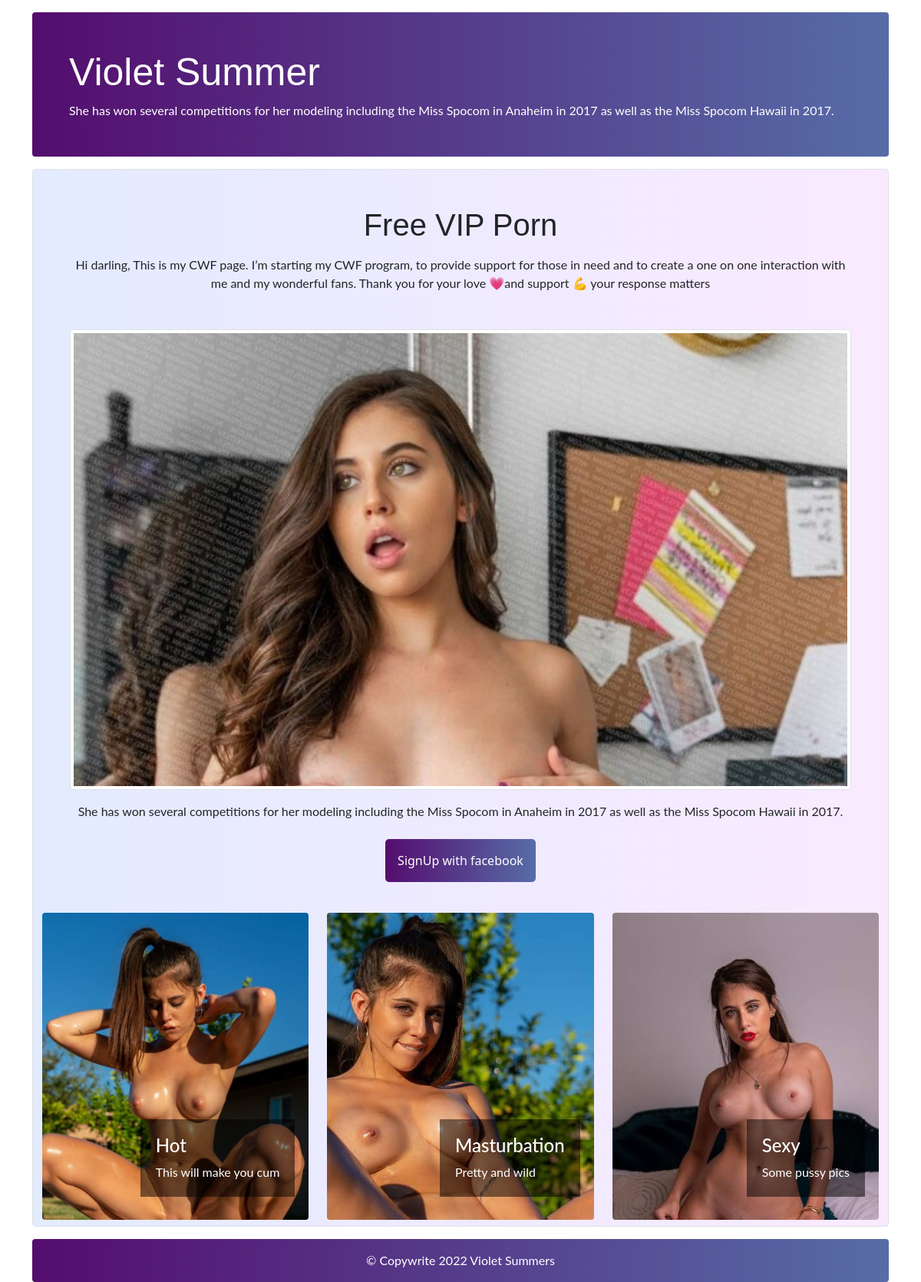
Before: / with the older database file.
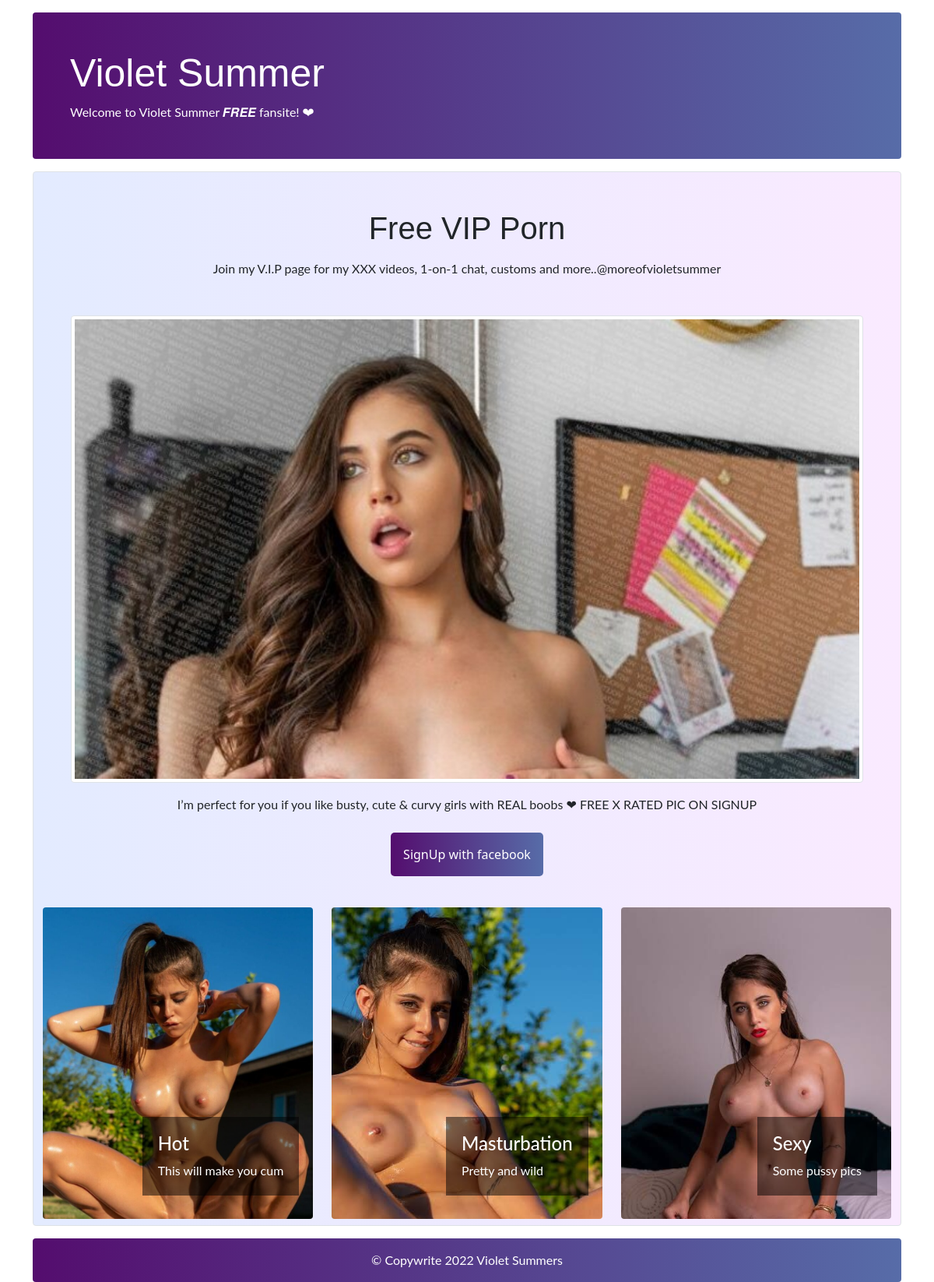
After: the same page with the newer database file.
### mysite/models.py (models this page shows)
class SiteContent(models.Model):
	title = models.CharField(max_length=120)
	description_text = models.TextField()
	headerbackgroungimage = models.ImageField(upload_to='static/images/')
	heading = models.CharField(max_length=120)
	bodytext1 = models.TextField()
	image1 = models.ImageField(upload_to='static/images/')
	bodytext2 = models.TextField()
	image2 = models.ImageField(upload_to='static/images/', blank=True, null=True)
	image3 = models.ImageField(upload_to='static/images/', blank=True, null=True)
	image4 = models.ImageField(upload_to='static/images/', blank=True, null=True)
	image5 = models.ImageField(upload_to='static/images/', blank=True, null=True)
	image6 = models.ImageField(upload_to='static/images/', blank=True, null=True)
	image7 = models.ImageField(upload_to='static/images/', blank=True, null=True)
	image8 = models.ImageField(upload_to='static/images/', blank=True, null=True)
	image9 = models.ImageField(upload_to='static/images/', blank=True, null=True)
	image10 = models.ImageField(upload_to='static/images/', blank=True, null=True)
	image11 = models.ImageField(upload_to='static/images/', blank=True, null=True)
	image12 = models.ImageField(upload_to='static/images/', blank=True, null=True)
	image13 = models.ImageField(upload_to='static/images/', blank=True, null=True)
	copywrite = models.CharField(max_length=120)

### mysite/views.py (the view)
# urls.py: path('', home_view, name='home'),
def home_view(request):
	sc = SiteContent.objects.get(id = 1)
	print(get_client_ip(request))
	context = {
		'sc' : sc
	}
	return render(request, 'home.html', context)

### mysite/views.py (called while the page is built)
def get_client_ip(request):
    x_forwarded_for = request.META.get('HTTP_X_FORWARDED_FOR')
    if x_forwarded_for:
        ip = x_forwarded_for.split(',')[0]
    else:
        ip = request.META.get('REMOTE_ADDR')
    return ip

### templates/home.html (shortened to what this page needs)
<!DOCTYPE html>
<html>
<head>
	<link href="https://cdn.jsdelivr.net/npm/bootstrap@5.1.3/dist/css/bootstrap.min.css" rel="stylesheet">
  {% load static %}
</head>
<body style="background: #fff;">
	<div class="container">
		<div class="header p-5 mt-3 text-white rounded">
			<h1>{{ sc.title }}</h1>
			<p>{{ sc.description_text }}</p>
		</div>
		<div class="section mt-3 mb-3 bg-light border rounded">
			<div class="px-5 pt-5 mb-5 text-center">
				<h2 class="mb-3">{{ sc.heading }}</h2>
				<p>{{ sc.bodytext1 }}</p>
			</div>
			<div class="mb-3 px-5 text-center">
		    <div class="fakeimg"><img class="img-fluid img-thumbnail large_image" src='{{ sc.image1.url }}'></div>
		    <p class="mt-3">{{ sc.bodytext2 }}</p>
		    <a class='mylink' href="{% url 'facebook' %}">
		    	<button type="button" class="my-4 p-3 mybtn">SignUp with facebook</button>
		    </a>
		  </div>
	  	<div class="row mx-auto pb">
	  		<div class="col-sm mb-2 d-block box_image">
	  			<img class="img-fluid rounded small_image" src='{{ sc.image2.url }}'>
	  			<div class="text_block">
				    <h4>Hot</h4>
				    <p>This will make you cum</p>
				  </div>
	  		</div>
		    <div class="col-sm mb-2 d-block box_image">
		    	<img class="img-fluid rounded small_image" src='{{ sc.image3.url }}'>
		    	<div class="text_block">
				    <h4>Masturbation</h4>
				    <p>Pretty and wild</p>
				  </div>
		    </div>
		    <div class="col-sm mb-2 d-block box_image">
		    	<img class="img-fluid rounded small_image" src='{{ sc.image4.url }}'>
		    	<div class="text_block">
				    <h4>Sexy</h4>
				    <p>Some pussy pics</p>
				  </div>
		    </div>
	  	</div>
		</div>
		<div class="footer bg-dark rounded">
				<p class="text-center p-3 text-white">{{ sc.copywrite }}</p>
		</div>
	</div>
</body>
</html>

Changed rows visible on the page:
changed SiteContent "Violet Summer": description_text "She has won several competitions for her modeling including the Miss Spocom in Anaheim in 2017 as well as the Miss Spocom Hawaii in 2017." → "Welcome to Violet Summer 𝑭𝑹𝑬𝑬 fansite! ❤"; bodytext1 "Hi darling, This is my CWF page. I’m starting my CWF program, to provide support for those in need and to create a one on one interaction with me and my wonderful fans. Thank you for your love 💗and support 💪 your response matters" → "Join my V.I.P page for my XXX videos, 1-on-1 chat, customs and more..@moreofvioletsummer"; bodytext2 "She has won several competitions for her modeling including the Miss Spocom in Anaheim in 2017 as well as the Miss Spocom Hawaii in 2017." → "I’m perfect for you if you like busty, cute & curvy girls with REAL boobs ❤ FREE X RATED PIC ON SIGNUP"
